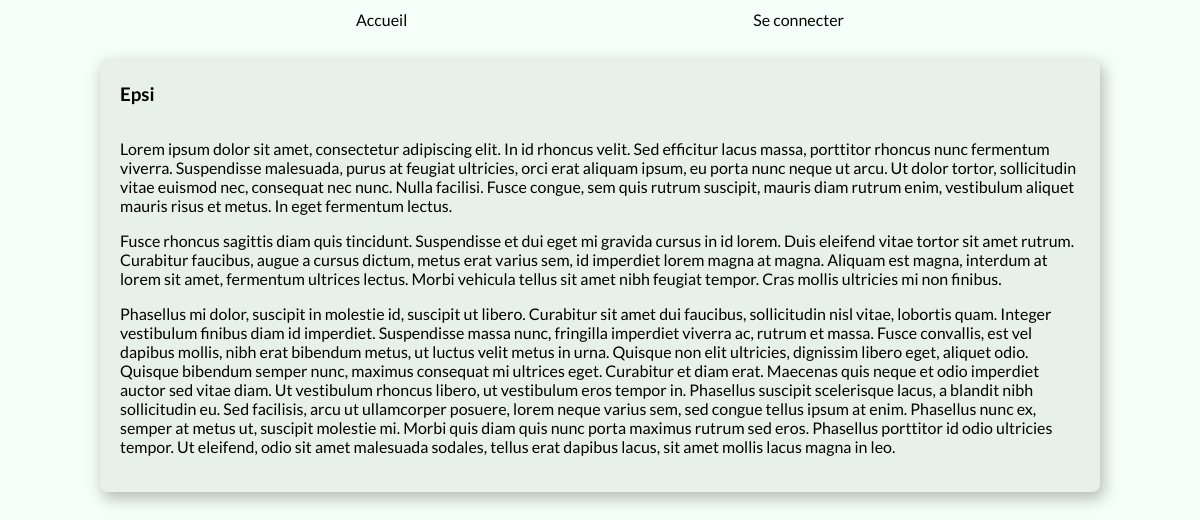
The page /blog/epsi/ on the database its author committed.
### posts/models.py (models this page shows, shortened)
class BlogPost(models.Model):
    title = models.CharField(max_length=255, unique=True, verbose_name="Titre")
    slug = models.SlugField(max_length=255, unique=True, blank=True)
    author = models.ForeignKey(User, on_delete=models.SET_NULL, null=True, blank=True, verbose_name="Auteur")
    last_updated = models.DateTimeField(auto_now=True)
    created_on = models.DateField(blank=True, null=True, verbose_name="Créé le")
    published = models.BooleanField(default=False, verbose_name="publié")
    content = models.TextField(blank=True, verbose_name="contenu")
    class Meta:
        ordering = ["-created_on"]
        verbose_name = "Article"

### posts/views.py (the view)
# urls.py: path("<str:slug>/", BlogPostDetail.as_view(), name="post"),
class BlogPostDetail(DetailView):
    model = BlogPost
    context_object_name = "post"

### posts/templates/posts/blogpost_detail.html (shortened to what this page needs)
{% extends 'base.html' %}
{% block content %}
  <article>
    <h1>{{ post.title }}</h1>
    <div>{{ post.content|linebreaks|safe }}</div>
  </article>
{% endblock %}

### static/css/style.css (style rules this page uses)
body { font-family: 'Lato', sans-serif; margin: 0; padding: 0; border: 0; height: 100%; background-color:mintcream; }
article { display: flex; flex-direction: column; align-items: flex-start; }
article { border-radius: 8px; margin: 20px auto; padding: 5px 20px 20px 20px; width: 80%; background-color: #e8f0ec; box-shadow: #b5bdb9 3px 6px 15px 1px; }

### rows shown on the page
BlogPost: title "Epsi", content "Lorem ipsum dolor sit amet, consectetur adipiscing elit. In id rhoncus velit. Sed efficitur lacus massa, porttitor rhoncus nunc fermentum viverra. Suspendisse malesuada, purus at feugiat ultricies, orci erat aliquam ipsum, eu porta nunc neque ut arcu. Ut dolor tortor, sollicitudin vitae euismod nec, consequat nec nunc. Nulla facilisi. Fusce congue, sem quis rutrum suscipit, mauris diam rutrum enim, vestibulum aliquet mauris risus et metus. In eget fermentum lectus. Fusce rhoncus sagittis diam quis tincidunt. Suspendisse et dui eget mi gravida cursus in id lorem. Duis eleifend vitae tortor sit amet rutrum. Curabitur faucibus, augue a cursus dictum, metus erat varius sem, id imperdiet lorem…"
